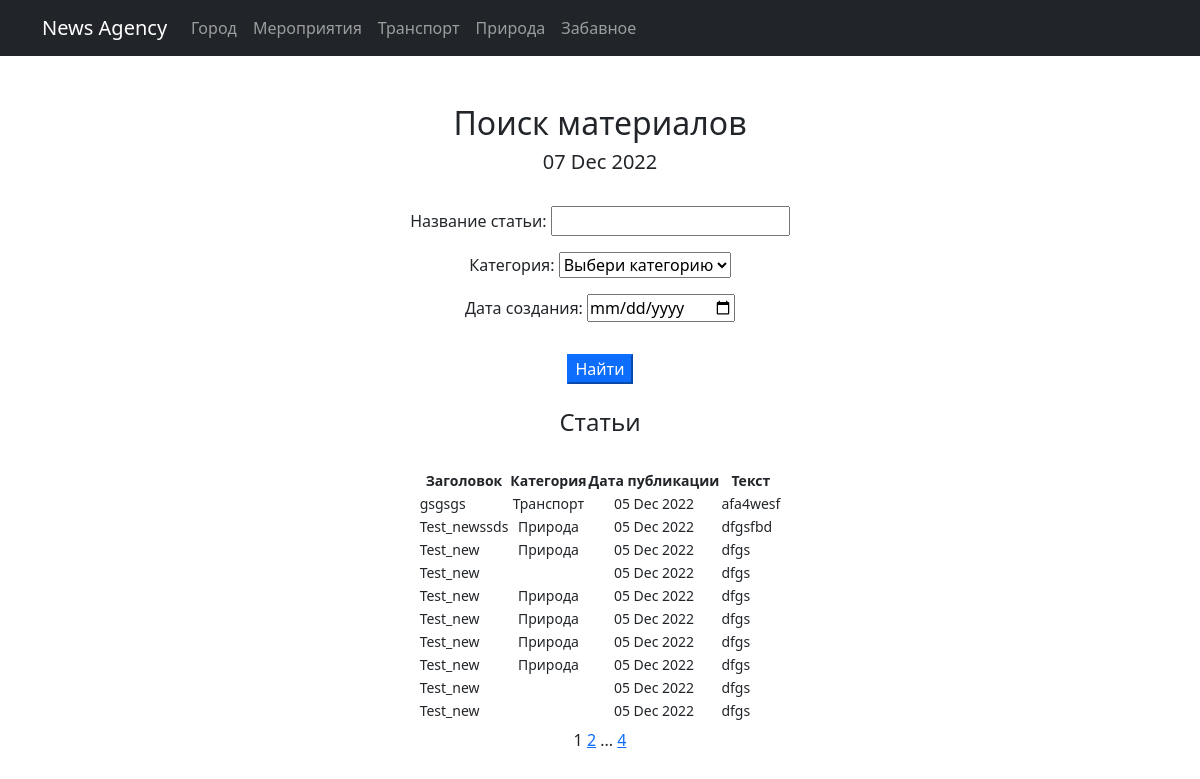
/posts/search/, run on the app's committed database.
### posts/models.py (models this page shows, shortened)
class Post(models.Model):
    ARTICLE = 'AR'
    NEWS = 'NW'
    CATEGORIES = [
        (ARTICLE, 'статья'),
        (NEWS, 'новость'),
    ]
    articleType = models.CharField(max_length=2, choices=CATEGORIES, default=NEWS, verbose_name='Тип публикации')
    dateAdd = models.DateTimeField(auto_now_add=True, verbose_name='Дата публикации')
    headline = models.CharField(max_length=128, verbose_name='Заголовок')
    text = models.TextField(null=False, verbose_name='Текст статьи')
    picture = models.ImageField(default=0, upload_to='images/')
    rate = models.SmallIntegerField(default=0, verbose_name='рейтинг')
    creator = models.ForeignKey(Author, on_delete=models.CASCADE, verbose_name='Автор')
    postCategory = models.ManyToManyField(Category, through='PostCategory')
    class Meta:
        verbose_name = 'статья'
        verbose_name_plural = 'статьи'

class Category(models.Model):
    name = models.CharField(max_length=64, unique=True)
    subscribe = models.ManyToManyField(User, related_name='category')
    def __str__(self):
        return self.name
    class Meta:
        verbose_name = 'категория'
        verbose_name_plural = 'категории'

### posts/views.py (the view)
# urls.py: path('search/', SearchLIst.as_view(), name='search_form'),
class SearchLIst(ListView):
    model = Post  # какую модель используем
    ordering = '-dateAdd'  # по какому полю пойдет сортировка
    template_name = 'search.html'  # шаблон для отображения
    context_object_name = 'posts'  # список объектов, которые будут передаваться в шаблон
    paginate_by = 10
    def get_queryset(self):
        queryset = super().get_queryset()
        self.filterset = PostFilter(self.request.GET, queryset)
        return self.filterset.qs
    def get_context_data(self, **kwargs):
        context = super().get_context_data(**kwargs)
        context['time_now'] = datetime.utcnow()  # создаем переменную time_now
        context['filterset'] = self.filterset  # создаем переменную filterset с данным из запроса
        return context

### posts/templatetags/custom_filters.py (called while the page is built)
@register.filter()
def censor(value):
    words = ['хрень', 'пиздец', 'пипец', 'редис']
    try:
        isinstance(value, str)
    except ValueError:
        return f'Некорректный ввод текста'
    for w in words:
        if w in value.lower():
            value = value.replace(w[1:len(w)], '****')
    return value

### posts/templatetags/custom_tags.py (called while the page is built)
@register.simple_tag
def current_time(format_string='%d %b %Y'):
    return datetime.utcnow().strftime(format_string)

@register.simple_tag(takes_context=True)
def url_replace(context, **kwargs):
    d = context['request'].GET.copy()
    for k, v in kwargs.items():
        d[k] = v
        return d.urlencode()

### templates/search.html (shortened to what this page needs)
{% extends 'newsagency/default.html'%}
{% load custom_filters %}
{% load custom_tags %}
{% block content %}
    <h2 style="text-align: center">Поиск материалов</h2>
    <h5 style="text-align: center">{% current_time %}</h5>
<br>
<form  action="" method="get">
{{filterset.form.as_p}}
<input class='mt-3 btn-primary' type="submit" value="Найти"/>
<br>
<br>
<h4 style="text-align: center">Статьи</h4>
<br>
    {% if posts %}
        <div style="text-align: center;">
            <table style="display: inline-block; font-size: 14px;">
                <tr>
                    <td style="text-align: center;  font-weight: bold;">Заголовок</td>
                    <td style="text-align: center;  font-weight: bold;">Категория</td>
                    <td style="text-align: center;  font-weight: bold;">Дата публикации</td>
                    <td style="text-align: center;  font-weight: bold;">Текст</td>
                </tr>
                {% for post in posts %}
                    <tr>
                        <td style="text-align: left;">{{ post.headline|censor }}</td>
                        <td style="text-align: center;"> {% for cat in post.postCategory.all %}
                                {{ cat.name }}
                                {% endfor %}
                        </td>
                        <td style="text-align: center;">{{ post.dateAdd|date:'d M Y' }}</td>
                        <td style="text-align: left;">{{ post.text|truncatechars:20|censor }}</td>
                    </tr>
                {% endfor %}
            </table>
        </div>
    {% else %}
        <h2>Пока новостей нет</h2>
    {% endif %}
        {{ page_obj.number }}
        {% if page_obj.has_next %}
            <a href="?{% url_replace page=page_obj.next_page_number %}">{{ page_obj.next_page_number }}</a>
            {% if paginator.num_pages != page_obj.next_page_number %}
                ...
                <a href="?{% url_replace page=page_obj.paginator.num_pages %}">{{ page_obj.paginator.num_pages }}</a>
        {% endif %}
    {% endif %}
{% endblock content %}

### data on the page
Post: headline|censor "gsgsgs", dateAdd "05 Dec 2022", text|censor "afa4wesf"
Category: name "Транспорт"
Post: headline|censor "Test_newssds", dateAdd "05 Dec 2022", text|censor "dfgsfbd"
Category: name "Природа"
Post: headline|censor "Test_new", dateAdd "05 Dec 2022", text|censor "dfgs"
Post: headline|censor "Test_new", dateAdd "05 Dec 2022", text|censor "dfgs"
Post: headline|censor "Test_new", dateAdd "05 Dec 2022", text|censor "dfgs"
Post: headline|censor "Test_new", dateAdd "05 Dec 2022", text|censor "dfgs"
Post: headline|censor "Test_new", dateAdd "05 Dec 2022", text|censor "dfgs"
Post: headline|censor "Test_new", dateAdd "05 Dec 2022", text|censor "dfgs"
Post: headline|censor "Test_new", dateAdd "05 Dec 2022", text|censor "dfgs"
Post: headline|censor "Test_new", dateAdd "05 Dec 2022", text|censor "dfgs"

### other printed values
{{ page_obj.number }} "1"
{{ page_obj.next_page_number }} "2"
{{ page_obj.paginator.num_pages }} "4"
